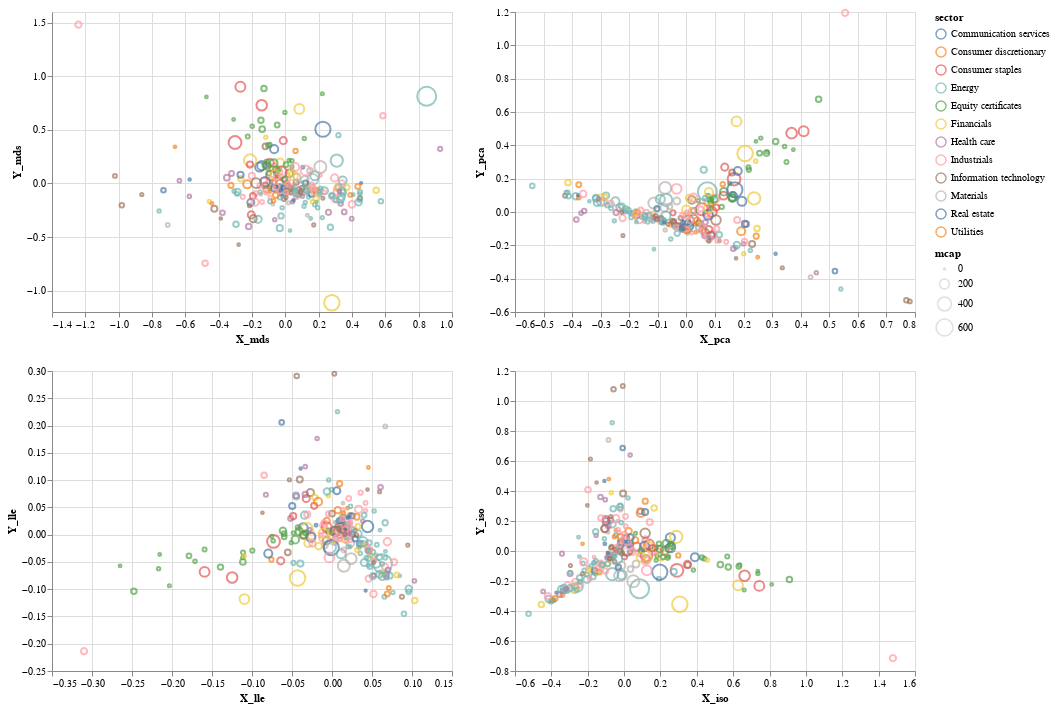

The code cell stored with this chart in its notebook:
### Code cell
interval = alt.selection_interval(encodings=['x', 'y'])

chart = alt.Chart(df_altair).mark_point().encode(
    color=alt.condition(interval, 'sector', alt.value('lightgray')),
    tooltip=['ticker'],
    size='mcap',
).properties(selection=interval)

(chart.encode(x='X_mds', y='Y_mds') | chart.encode(x='X_pca', y='Y_pca')) &\
(chart.encode(x='X_lle', y='Y_lle') | chart.encode(x='X_iso', y='Y_iso'))

### Figure 1 — Vega-Lite specification as saved in the notebook (floating-point values rounded to 4 significant figures; data arrays with more than 128 entries replaced by an {"elided": "..."} marker saying what was removed)
{"$schema": "https://vega.github.io/schema/vega-lite/v3.4.0.json", "config": {"mark": {"tooltip": null}, "view": {"height": 300, "width": 400}}, "data": {"name": "data-220f2c776f8962a60289510ed075122d"}, "datasets": {"data-220f2c776f8962a60289510ed075122d": {"elided": "246 records"}}, "vconcat": [{"hconcat": [{"encoding": {"color": {"condition": {"field": "sector", "selection": "selector002", "type": "nominal"}, "value": "lightgray"}, "size": {"field": "mcap", "type": "quantitative"}, "tooltip": [{"field": "ticker", "type": "nominal"}], "x": {"field": "X_mds", "type": "quantitative"}, "y": {"field": "Y_mds", "type": "quantitative"}}, "mark": "point", "selection": {"selector002": {"encodings": ["x", "y"], "type": "interval"}}}, {"encoding": {"color": {"condition": {"field": "sector", "selection": "selector002", "type": "nominal"}, "value": "lightgray"}, "size": {"field": "mcap", "type": "quantitative"}, "tooltip": [{"field": "ticker", "type": "nominal"}], "x": {"field": "X_pca", "type": "quantitative"}, "y": {"field": "Y_pca", "type": "quantitative"}}, "mark": "point", "selection": {"selector002": {"encodings": ["x", "y"], "type": "interval"}}}]}, {"hconcat": [{"encoding": {"color": {"condition": {"field": "sector", "selection": "selector002", "type": "nominal"}, "value": "lightgray"}, "size": {"field": "mcap", "type": "quantitative"}, "tooltip": [{"field": "ticker", "type": "nominal"}], "x": {"field": "X_lle", "type": "quantitative"}, "y": {"field": "Y_lle", "type": "quantitative"}}, "mark": "point", "selection": {"selector002": {"encodings": ["x", "y"], "type": "interval"}}}, {"encoding": {"color": {"condition": {"field": "sector", "selection": "selector002", "type": "nominal"}, "value": "lightgray"}, "size": {"field": "mcap", "type": "quantitative"}, "tooltip": [{"field": "ticker", "type": "nominal"}], "x": {"field": "X_iso", "type": "quantitative"}, "y": {"field": "Y_iso", "type": "quantitative"}}, "mark": "point", "selection": {"selector002": {"encodings": ["x", "y"], "type": "interval"}}}]}]}
